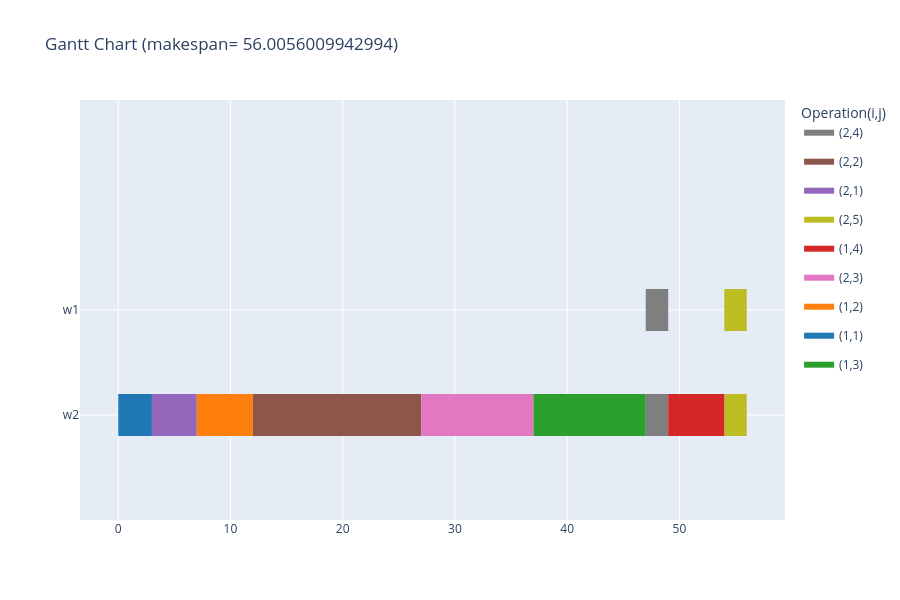

Notebook source saved alongside this figure:
### Code cell
gantt_chart(s, instance, color=1, render="notebook", separate_little=True)

### Figure 1 — Plotly figure (JSON) as saved in the notebook; plotly's stock layout.template omitted (floating-point values rounded to 4 significant figures)
{"data": [{"fill": "toself", "fillcolor": "rgb(127, 127, 127)", "hoverinfo": "name", "legendgroup": "rgb(127, 127, 127)", "mode": "none", "name": "(2,4)", "showlegend": true, "type": "scatter", "x": [47, 49, 49, 47, 47, 47, 49, 49, 47], "y": [0.8, 0.8, 1.2, 1.2, null, -0.2, -0.2, 0.2, 0.2]}, {"fill": "toself", "fillcolor": "rgb(140, 86, 75)", "hoverinfo": "name", "legendgroup": "rgb(140, 86, 75)", "mode": "none", "name": "(2,2)", "showlegend": true, "type": "scatter", "x": [12, 27, 27, 12], "y": [-0.2, -0.2, 0.2, 0.2]}, {"fill": "toself", "fillcolor": "rgb(148, 103, 189)", "hoverinfo": "name", "legendgroup": "rgb(148, 103, 189)", "mode": "none", "name": "(2,1)", "showlegend": true, "type": "scatter", "x": [3, 7, 7, 3], "y": [-0.2, -0.2, 0.2, 0.2]}, {"fill": "toself", "fillcolor": "rgb(188, 189, 34)", "hoverinfo": "name", "legendgroup": "rgb(188, 189, 34)", "mode": "none", "name": "(2,5)", "showlegend": true, "type": "scatter", "x": [54, 56, 56, 54, 54, 54, 56, 56, 54], "y": [0.8, 0.8, 1.2, 1.2, null, -0.2, -0.2, 0.2, 0.2]}, {"fill": "toself", "fillcolor": "rgb(214, 39, 40)", "hoverinfo": "name", "legendgroup": "rgb(214, 39, 40)", "mode": "none", "name": "(1,4)", "showlegend": true, "type": "scatter", "x": [49, 54, 54, 49], "y": [-0.2, -0.2, 0.2, 0.2]}, {"fill": "toself", "fillcolor": "rgb(227, 119, 194)", "hoverinfo": "name", "legendgroup": "rgb(227, 119, 194)", "mode": "none", "name": "(2,3)", "showlegend": true, "type": "scatter", "x": [27, 37, 37, 27], "y": [-0.2, -0.2, 0.2, 0.2]}, {"fill": "toself", "fillcolor": "rgb(255, 127, 14)", "hoverinfo": "name", "legendgroup": "rgb(255, 127, 14)", "mode": "none", "name": "(1,2)", "showlegend": true, "type": "scatter", "x": [7, 12, 12, 7], "y": [-0.2, -0.2, 0.2, 0.2]}, {"fill": "toself", "fillcolor": "rgb(31, 119, 180)", "hoverinfo": "name", "legendgroup": "rgb(31, 119, 180)", "mode": "none", "name": "(1,1)", "showlegend": true, "type": "scatter", "x": [0, 3, 3, 0], "y": [-0.2, -0.2, 0.2, 0.2]}, {"fill": "toself", "fillcolor": "rgb(44, 160, 44)", "hoverinfo": "name", "legendgroup": "rgb(44, 160, 44)", "mode": "none", "name": "(1,3)", "showlegend": true, "type": "scatter", "x": [37, 47, 47, 37], "y": [-0.2, -0.2, 0.2, 0.2]}, {"legendgroup": "rgb(127, 127, 127)", "marker": {"color": "rgb(127, 127, 127)", "opacity": 0, "size": 1}, "mode": "markers", "name": "", "showlegend": false, "text": [null, null, null, null], "type": "scatter", "x": [47, 49, 47, 49], "y": [1, 1, 0, 0]}, {"legendgroup": "rgb(140, 86, 75)", "marker": {"color": "rgb(140, 86, 75)", "opacity": 0, "size": 1}, "mode": "markers", "name": "", "showlegend": false, "text": [null, null], "type": "scatter", "x": [12, 27], "y": [0, 0]}, {"legendgroup": "rgb(148, 103, 189)", "marker": {"color": "rgb(148, 103, 189)", "opacity": 0, "size": 1}, "mode": "markers", "name": "", "showlegend": false, "text": [null, null], "type": "scatter", "x": [3, 7], "y": [0, 0]}, {"legendgroup": "rgb(188, 189, 34)", "marker": {"color": "rgb(188, 189, 34)", "opacity": 0, "size": 1}, "mode": "markers", "name": "", "showlegend": false, "text": [null, null, null, null], "type": "scatter", "x": [54, 56, 54, 56], "y": [1, 1, 0, 0]}, {"legendgroup": "rgb(214, 39, 40)", "marker": {"color": "rgb(214, 39, 40)", "opacity": 0, "size": 1}, "mode": "markers", "name": "", "showlegend": false, "text": [null, null], "type": "scatter", "x": [49, 54], "y": [0, 0]}, {"legendgroup": "rgb(227, 119, 194)", "marker": {"color": "rgb(227, 119, 194)", "opacity": 0, "size": 1}, "mode": "markers", "name": "", "showlegend": false, "text": [null, null], "type": "scatter", "x": [27, 37], "y": [0, 0]}, {"legendgroup": "rgb(255, 127, 14)", "marker": {"color": "rgb(255, 127, 14)", "opacity": 0, "size": 1}, "mode": "markers", "name": "", "showlegend": false, "text": [null, null], "type": "scatter", "x": [7, 12], "y": [0, 0]}, {"legendgroup": "rgb(31, 119, 180)", "marker": {"color": "rgb(31, 119, 180)", "opacity": 0, "size": 1}, "mode": "markers", "name": "", "showlegend": false, "text": [null, null], "type": "scatter", "x": [0, 3], "y": [0, 0]}, {"legendgroup": "rgb(44, 160, 44)", "marker": {"color": "rgb(44, 160, 44)", "opacity": 0, "size": 1}, "mode": "markers", "name": "", "showlegend": false, "text": [null, null], "type": "scatter", "x": [37, 47], "y": [0, 0]}], "layout": {"height": 600, "hovermode": "closest", "legend": {"title": {"text": "Operation(i,j)"}}, "showlegend": true, "title": {"text": "Gantt Chart (makespan= 56.0056009942994)"}, "xaxis": {"rangeselector": {"buttons": [{"count": 7, "label": "1w", "step": "day", "stepmode": "backward"}, {"count": 1, "label": "1m", "step": "month", "stepmode": "backward"}, {"count": 6, "label": "6m", "step": "month", "stepmode": "backward"}, {"count": 1, "label": "YTD", "step": "year", "stepmode": "todate"}, {"count": 1, "label": "1y", "step": "year", "stepmode": "backward"}, {"step": "all"}]}, "showgrid": true, "type": "linear", "zeroline": false}, "yaxis": {"autorange": false, "range": [-1, 3], "showgrid": true, "ticktext": ["w2", "w1"], "tickvals": [0, 1], "zeroline": false}}}
